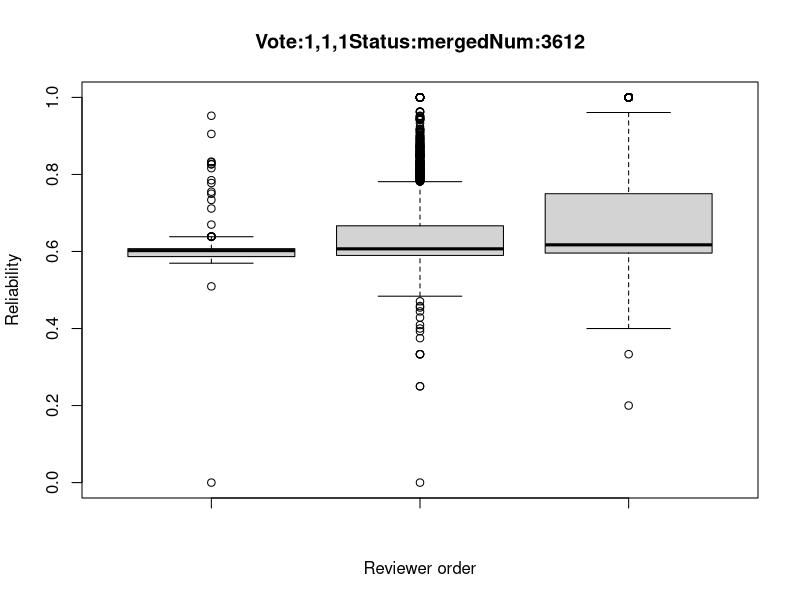
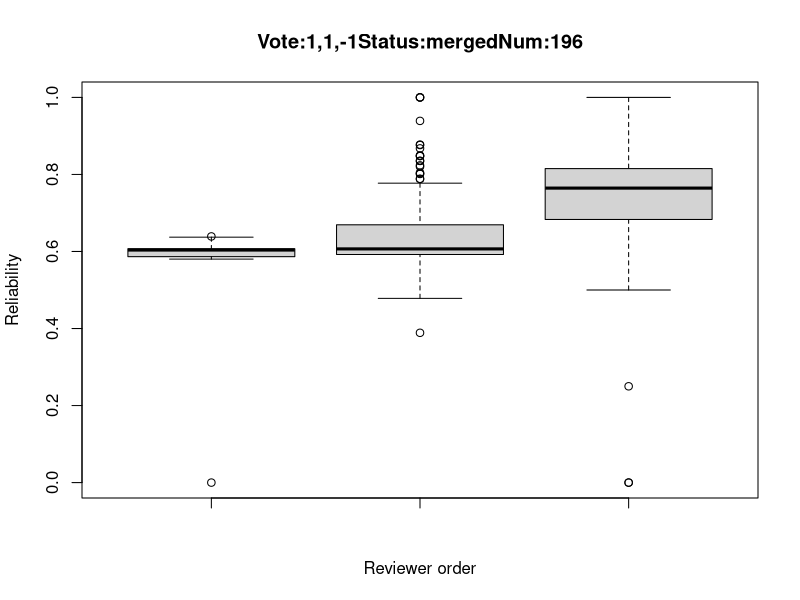
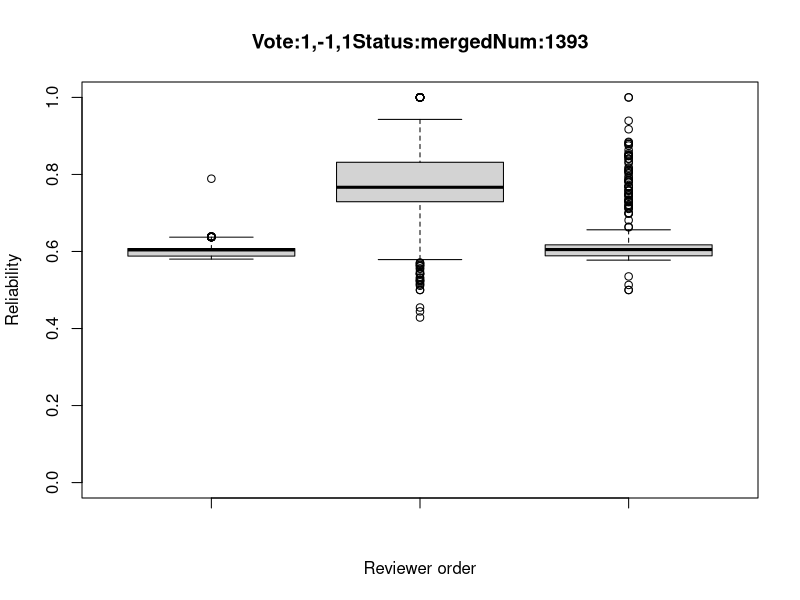
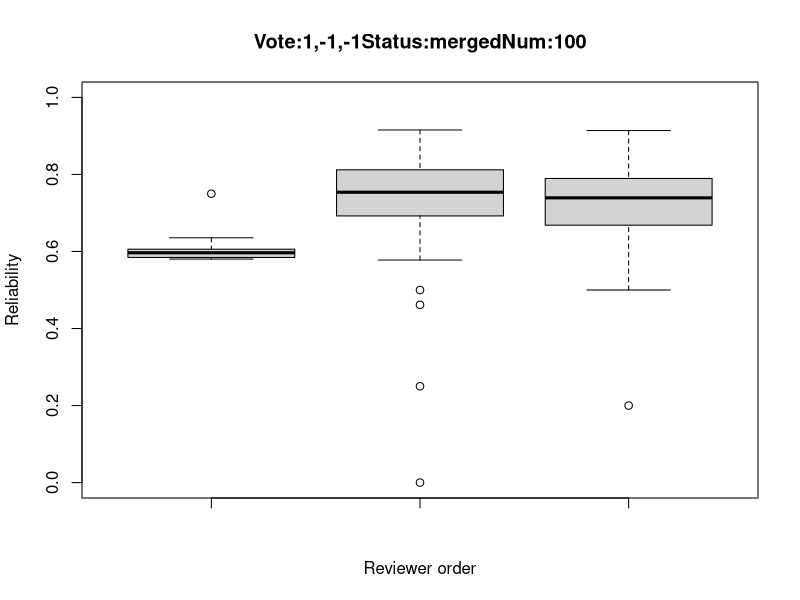
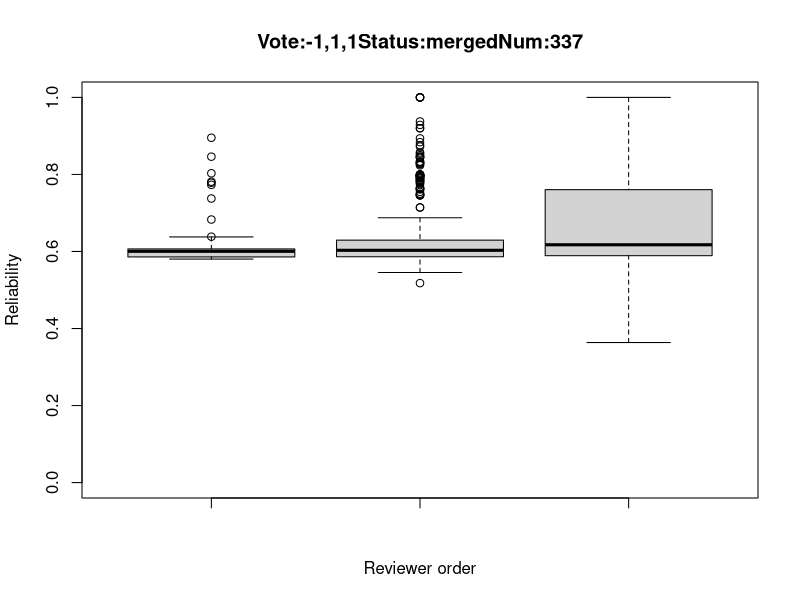
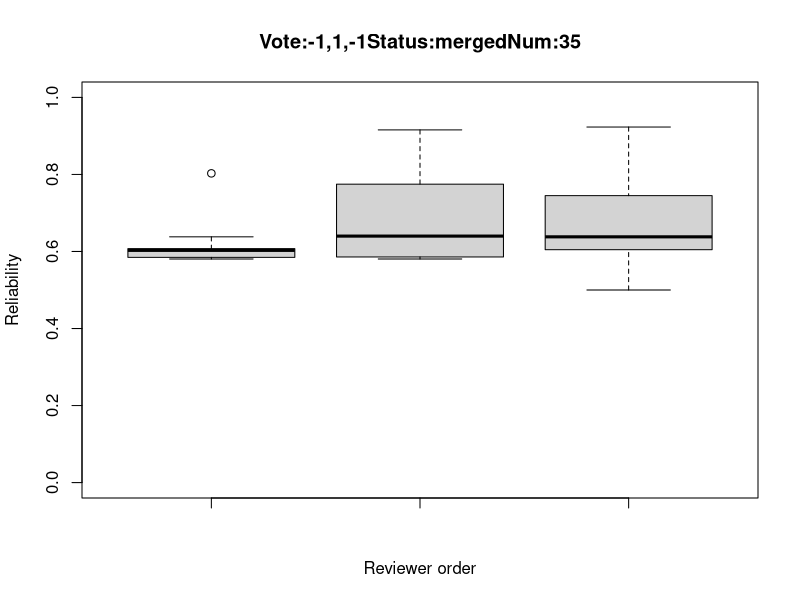
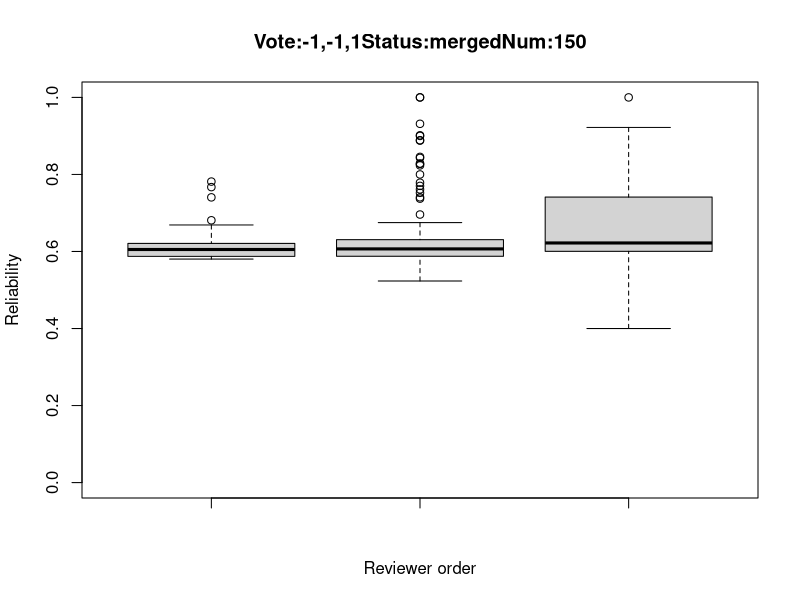
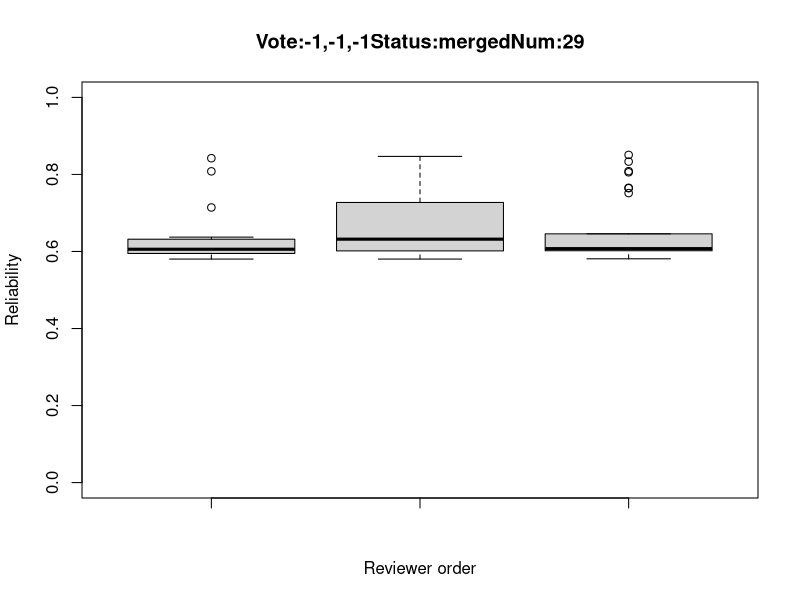

Generate these figures, in order, with R:
########################
## SANER2015 RQ2
## @author:Yuki Ueda
## @createdOn:2015/10/20
########################
#pdf("RQ2_2.pdf")


### Set data
num <- data.frame() # Init

# Input csv
num <- read.csv("CSVdata2_q/numOfPatchsets_3.csv"
                 ,sep=",", header=TRUE)

### number of patchset's voting(+1, -1) is 1
index_1 <- list(data.frame(), data.frame(), data.frame()) # first vote is like or dislike
index_2 <- list(index_1, index_1) # second vote is like or dislike
index_3 <- list(index_2, index_2)
index_m <- list(index_3, index_3) # merge or abandoned
index <- list(index_m,index_m)

for(i in 1:nrow(num)){
  Id = num$ReviewId[i]
  CIndex = num$CommentIndex[i]      # CommentIndex
  if(CIndex==1){
    if(num$VotingScore[i] == 1){
      vote1 = 1
    }else{
      vote1 = 2
    }
    next
  }else if(CIndex==2){
    if(num$VotingScore[i] == 1){
      vote2 = 1
    }else{
      vote2 = 2
    }
    next
  }

  if(num$Status[i] == "merged"){
    merge_or_abandone = 1
  }else{
    merge_or_abandone = 2
  }

  if(num$VotingScore[i] == 1){
    vote3 = 1
  }else{
    vote3 = 2
  }

  index[[merge_or_abandone]][[vote1]][[vote2]][[vote3]][[1]] <- rbind(index[[merge_or_abandone]][[vote1]][[vote2]][[vote3]][[1]], num[i-2,])
  index[[merge_or_abandone]][[vote1]][[vote2]][[vote3]][[2]] <- rbind(index[[merge_or_abandone]][[vote1]][[vote2]][[vote3]][[2]], num[i-1,])
  index[[merge_or_abandone]][[vote1]][[vote2]][[vote3]][[3]] <- rbind(index[[merge_or_abandone]][[vote1]][[vote2]][[vote3]][[3]], num[i,])
}

# Output to PDF file
for(i in index){
  for(j in i){ # first Comment
    for(k in j){ # second Comment
      for(l in k){
        value1 = l[[1]]$CurrentPar
        value2 = l[[2]]$CurrentPar
        value3 = l[[3]]$CurrentPar
        name = paste("Vote:", l[[1]]$VotingScore[1], ",", l[[2]]$VotingScore[1], ",", l[[3]]$VotingScore[1], "Status:", l[[1]]$Status[1],"Num:",length(value1),sep = "")
        jpeg(paste("picture2_q/RQ2_3",name,".jpg",sep=""))
        boxplot(value1, value2,  value3, xlab="Reviewer order", ylab="Reliability", main=name, ylim=c(0,1))
        print(summary(value1))
        print(summary(value2))
        print(summary(value3))
      }
    }
  }
}
